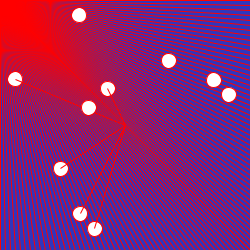
Frame 1 (no input)
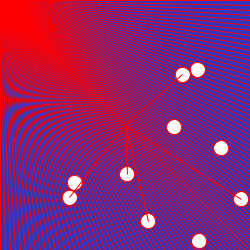
Frame 60 (the mouse pressed at the canvas centre just before this capture)
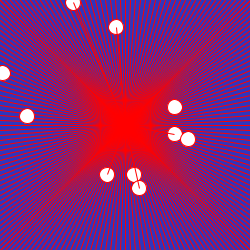
Frame 120 (the mouse held since frame 60 and released just before this capture)

The Processing sketch that drew these frames (run headless with seeded random() and noise(); from frame 60 on, the mouse is pressed at the canvas centre):

// Processing sketch: processing_98964
// ── processing_98964.pde

int Elements = 5;
int mida = 5;
  
float [] pX = new float [Elements];
float [] pY = new float [Elements];
float [] vX = new float [Elements];
float [] vY = new float [Elements];
 
void setup() {
  size(250,250);
  stroke(255,0,0);
   
  for (int i=0; i <Elements; i++){
  pX [i] = random (height);
  pY [i] = random (width);
  vX [i] = random (-8,8);
  vY [i] = random (-8,8);
  }
  
 
}
void draw() {
  background(#2E36BF);
  for (int i = 0; i <= height; i = i +5) {
    line(mouseX,mouseY,width,i);
    line(mouseX,mouseY,0,i);
    line(mouseX,mouseY,i,0);
    line(mouseX,mouseY,i,height);
  
      }
      for (int i=0; i <Elements; i++){
      
      pX [i] = pX [i] + vX[i];
      pY [i] = pY [i] + vY[i];
        
      if (pX [i] < 0 ||pX [i] > width)  {
         vX [i] = -vX [i];
      }  
        
        
        if (pY [i] < 0 ||pY [i] > height)  {
          vY [i] = -vY [i];
           
      } 
      
      ellipse(pX[i],pY[i],15,15);
       
      ellipse(pY[i],pX[i],15,15);
      triangle(pY[i],pX[i],125, 125, 125, 125);
       
       
       
       
      }
}
